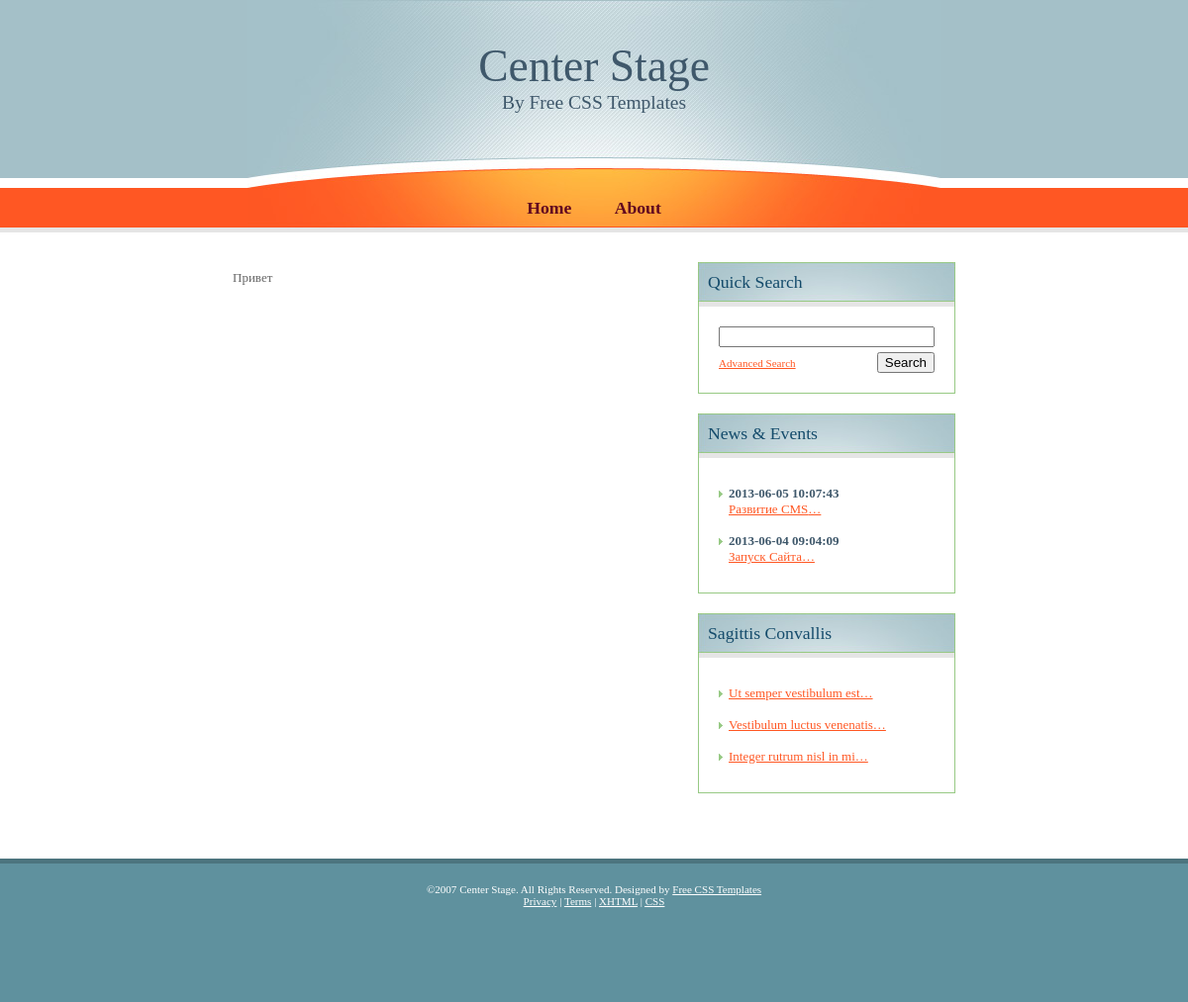
/index.php?id=5, run on an earlier commit of the app's database.
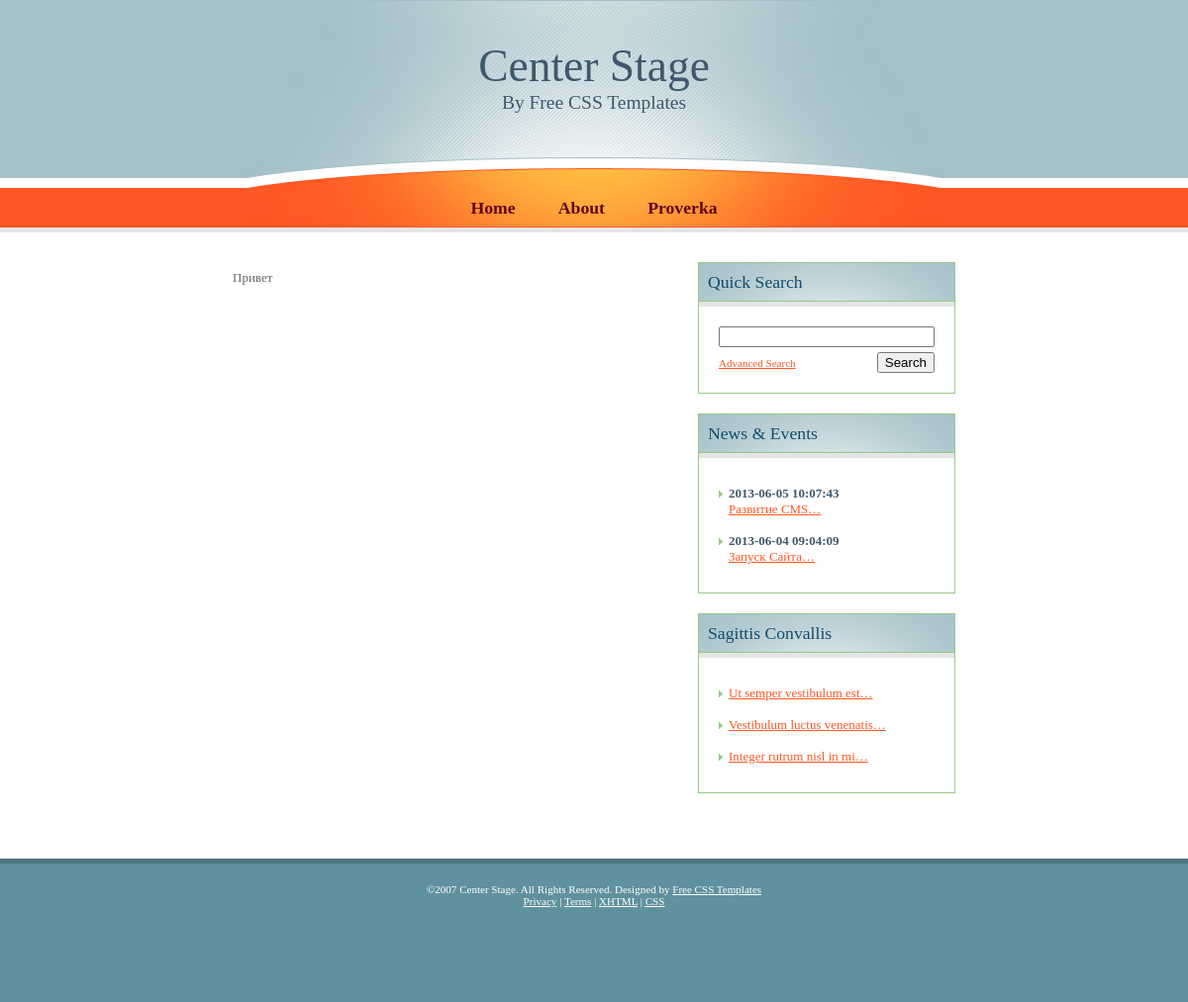
And on a later commit of the database.
### tables this page shows
CREATE TABLE IF NOT EXISTS `pages` (
  `id_page` smallint(6) NOT NULL AUTO_INCREMENT,
  `title_page` tinytext,
  `keyw_page` varchar(255) DEFAULT NULL,
  `desc_page` varchar(255) DEFAULT NULL,
  `text_page` mediumtext,
  PRIMARY KEY (`id_page`)
);

CREATE TABLE IF NOT EXISTS `menu` (
  `id_menu` int(11) NOT NULL AUTO_INCREMENT,
  `name_menu` varchar(15) DEFAULT NULL,
  `activ_menu` tinyint(1) DEFAULT NULL,
  `link_menu` varchar(50) NOT NULL,
  PRIMARY KEY (`id_menu`)
);

CREATE TABLE IF NOT EXISTS `news` (
  `id_news` int(11) NOT NULL AUTO_INCREMENT,
  `title_news` varchar(45) DEFAULT NULL,
  `keyw_news` varchar(255) NOT NULL,
  `desc_news` varchar(255) NOT NULL,
  `text_news` text,
  `date_news` datetime DEFAULT NULL,
  PRIMARY KEY (`id_news`)
);

### dbQuery.php (called while the page is built, shortened)
<?php
    class QueryDB extends DB
{
        function Select($sql)
        {
            $result = mysql_query($sql);
            $n = mysql_num_rows($result);
            $arrayOut = array();
            for ($i = 0; $i < $n; $i++)
            {
                $row = mysql_fetch_assoc($result);
                $arrayOut[] = $row;
            }
        return $arrayOut;
        }
}
    class Content extends QueryDB
{
        function PageLoad($id)
        {
            return QueryDB::Select('SELECT * FROM pages WHERE id_page='.$id);
        }
        function NewsLoadAll($limit)
        {
            return QueryDB::Select('SELECT * FROM news ORDER BY date_news DESC LIMIT '.$limit);
        }
        function MenuLoad()
        {
            return QueryDB::Select('SELECT * FROM menu WHERE activ_menu = 1');
        }
}

### theme/default/index.php (the view, shortened to what this page needs)
<!DOCTYPE html PUBLIC "-//W3C//DTD XHTML 1.0 Strict//EN" "http://www.w3.org/TR/xhtml1/DTD/xhtml1-strict.dtd">
<html xmlns="http://www.w3.org/1999/xhtml">
<head>
<link href="theme/default/default.css" rel="stylesheet" type="text/css" />
</head>
<body>
<div id="header">
  <div id="logo">
    <h1><a href="http://web-mastery.info/">Center Stage</a></h1>
    <h2><a href="http://www.freecsstemplates.org/">By Free CSS Templates</a></h2>
  </div>
  <div id="menu">
    <ul><?foreach ($menu as $menu):?>
	  <li><a href=?action=<?=$menu['action_menu']?>&id=<?=$menu['argument_menu']?>><?=$menu['name_menu']?></a></li>
	  <?endforeach?>
</ul>
  </div>
</div>
<div id="page">
  <div id="content">
      <?=$content['text']?>
  </div>
  <div id="sidebar">
    <div id="search" class="boxed">
      <h2 class="title">Quick Search</h2>
      <div class="content">
        <form id="searchform" method="get" action="">
          <fieldset>
          <input id="searchinput" type="text" name="searchinput" value="" />
          <input id="searchsubmit" type="submit" value="Search" />
          <p><a href="http://web-mastery.info/">Advanced Search</a></p>
          </fieldset>
        </form>
      </div>
    </div>
    <div id="news" class="boxed">
      <h2 class="title">News &amp; Events</h2>
      <div class="content">
        <ul>
        <?foreach($news as $s_news):?>
          <li class="first">
            <h3><?=$s_news['date_news']?></h3>
            <p><a href="?action=news&id=<?=$s_news['id_news']?>"><?=$s_news['title_news']?>&hellip;</a></p>
          </li>
        <?endforeach?>
        </ul>
      </div>
    </div>
    <div id="extra" class="boxed">
      <h2 class="title">Sagittis Convallis</h2>
      <div class="content">
        <ul class="list">
          <li class="first"><a href="http://web-mastery.info/">Ut semper vestibulum est&hellip;</a></li>
          <li><a href="http://web-mastery.info/">Vestibulum luctus venenatis&hellip;</a></li>
          <li><a href="http://web-mastery.info/">Integer rutrum nisl in mi&hellip;</a></li>
        </ul>
      </div>
    </div>
  </div>
  <div style="clear: both;">&nbsp;</div>
</div>
<div id="footer">
  <p id="legal">&copy;2007 Center Stage. All Rights Reserved. Designed by <a href="http://www.freecsstemplates.org/">Free CSS Templates</a></p>
  <p id="links"><a href="http://web-mastery.info/">Privacy</a> | <a href="http://web-mastery.info/">Terms</a> | <a href="http://validator.w3.org/check/referer" title="This page validates as XHTML 1.0 Transitional"><abbr title="eXtensible HyperText Markup Language">XHTML</abbr></a> | <a href="http://jigsaw.w3.org/css-validator/check/referer" title="This page validates as CSS"><abbr title="Cascading Style Sheets">CSS</abbr></a></p>
</div>
</body>
</html>

### index.php (shortened to what this page needs)
<?php
require_once('dbQuery.php');
        $sql = new Content;
        $action = $_GET['action'];
        $news = $sql->NewsLoadAll(3);
        $menu = $sql->MenuLoad();
    if(empty($_GET['id']))
        $id=1;
    else
        $id = $_GET['id'];
    switch($action)
    {
        default:
        foreach ($sql->PageLoad($id) as $Tcontent):
        $content = array('text' => $Tcontent['text_page'],
                        'title' => $Tcontent['title_page'],
                        'keyw' => $Tcontent['keyw_page'],
                        'desc' => $Tcontent['desc_page']);
            include_once('theme\default\index.php');
        endforeach;
    }
?>

### theme/default/default.css (style rules this page uses)
body { margin: 0; padding: 0; background: #FFFFFF url(images/img01.gif) repeat-x; font-family: Georgia, "Times New Roman", Times, serif; font-size: 13px; color: #666666; }
h1, h2, h3 { margin: 0; font-weight: normal; color: #3F586B; }
h1 { font-size: 197%; }
h2 { font-size: 167%; }
h3 { font-size: 100%; font-weight: bold; }
p, ol, ul { line-height: 170%; }
ul { margin-left: 0; padding-left: 0; list-style: none; }
ul li { padding-left: 15px; background: url(images/img07.gif) no-repeat 0px 7px; }
a { color: #FF5723; }
#header { width: 700px; height: 235px; margin: 0 auto; background: #A4C0C8 url(images/img02.jpg) no-repeat; }
#logo { height: 190px; }
#logo h1, #logo h2 { text-align: center; }
#logo h1 { padding-top: 40px; font-size: 350%; }
#logo h2 { font-size: 150%; }
#logo a { text-decoration: none; color: #3F586B; }
#menu { padding-top: 0; }
#menu ul { margin: 0; padding: 10px 0 0 0; list-style: none; line-height: normal; text-align: center; }
#menu li { display: inline; margin: 0; padding: 0; }
#menu a { padding: 0 20px; text-decoration: none; font-size: 136%; font-weight: bold; color: #610720; }
#page { width: 730px; margin: 0 auto; padding: 30px 0; }
#content { float: left; width: 420px; padding-top: 8px; }
#sidebar { float: right; width: 260px; }
.boxed { margin: 0 0 20px 0; }
.boxed .title { width: 250px; height: 35px; margin: 0; padding: 10px 0 0 10px; background: #A8C3CB url(images/img03.jpg) no-repeat; font-size: 136%; color: #144B6B; }
.boxed .content { padding: 20px; border: 1px solid #97C984; border-top: none; }
.boxed h3 { margin: 0; }
.boxed p, .boxed ul, .boxed ol { margin: 0; padding: 0; list-style: none; line-height: normal; }
.boxed ul li { padding: 8px 0 8px 10px; background: url(images/img04.gif) no-repeat 0px 13px; }
.boxed ul li.first { border: none; }
#search form { margin: 0; padding: 0; }
#search fieldset { margin: 0; padding: 0; border: none; }
#search p { float: left; padding-top: 5px; font-size: 85%; }
#searchinput { width: 210px; margin-bottom: 5px; }
#searchsubmit { float: right; }
#footer { height: 100px; padding: 20px; background: #5F919E; border-top: 5px solid #4C747E; }
#footer p { margin: 0; text-align: center; line-height: normal; font-size: 85%; color: #FFFFFF; }
#footer a { color: #FFFFFF; }

What changed in the data, as far as the page shows it:
added menu: name_menu "Proverka"
